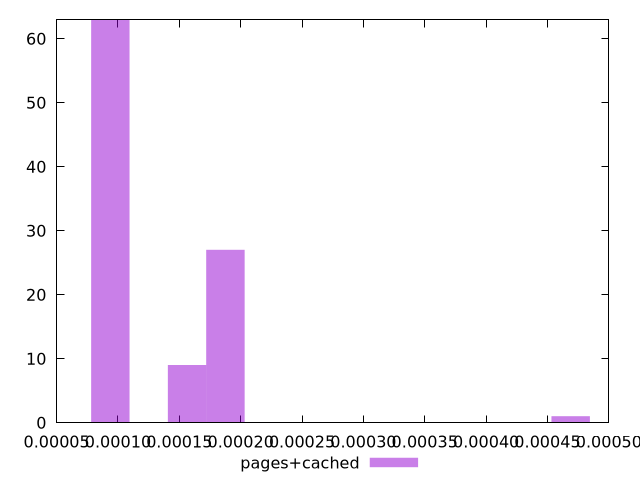

Recreate this plot in gnuplot.
$_pagesCached <<EOF
0.00046887492943188485 1
0.00015629164314396162 9
0.00009377498588637696 63
0.00018754997177275392 27
EOF
set key outside below
set terminal pngcairo
set output "report_00005_2020-11-02T22-26-11.212Z/largest-contentful-paint/pages+cached//hist.png"
set yrange [0:63]
set boxwidth 0.00003125832862879232
set style fill transparent solid 0.5 noborder
plot $_pagesCached title "pages+cached" with boxes ,
